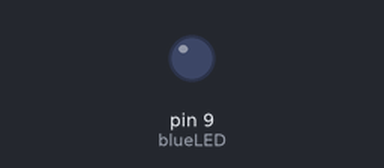
A sketch run on a simulated Arduino Uno, built with avr-gcc and run on an emulated ATmega328P. Parts: output pins drawn as LEDs (lit = HIGH). Random numbers use the default seed unless the sketch sets one.

Above: at 0.4 s.
At 38.5 s:
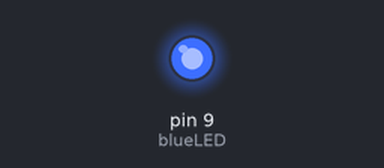
Timing chart, 0 to 40.0 s (numbered marks = the images above):
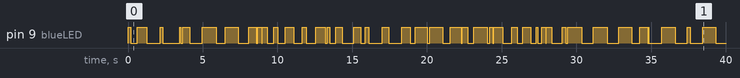

Measured:
- by itself, pin 9 (blueLED): LOW → HIGH at 0.00 s, → LOW 0.18 s later, → HIGH 0.44 s later, → LOW 0.63 s later, … (82 changes in this stretch)

The sketch:

LEDpinMODE.ino
```cpp
long ran;
long ran1;
int blueLED = 9;
int onTime = 1000;
int offTime = 900;

void setup() {
// put your setup code here, to run once:
Serial.begin(800);
  pinMode (blueLED, OUTPUT);
  randomSeed(analogRead(blueLED));

}

void loop() {
  // put your main code here, to run repeatedly:
    ran = random(onTime);
    digitalWrite(blueLED, HIGH);
    delay (ran);
    digitalWrite(blueLED, LOW);
    ran1 = random(offTime);
    delay (ran1);
}
```
